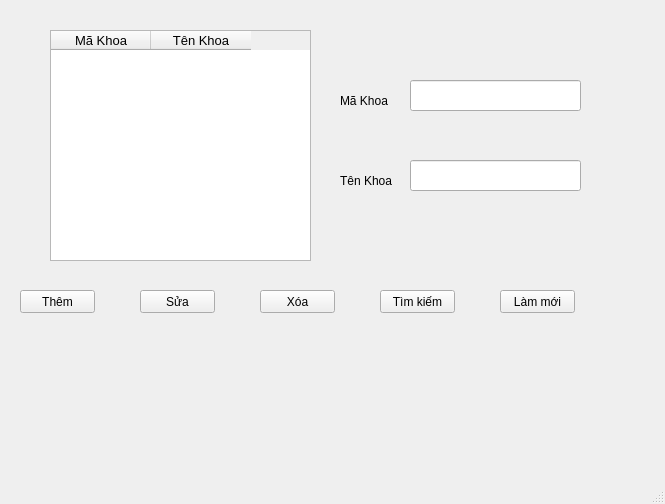
<?xml version="1.0" encoding="UTF-8"?>
<ui version="4.0">
 <class>QuanLyKhoa</class>
 <widget class="QMainWindow" name="QuanLyKhoa">
  <property name="geometry">
   <rect>
    <x>0</x>
    <y>0</y>
    <width>665</width>
    <height>504</height>
   </rect>
  </property>
  <property name="windowTitle">
   <string>QuanLyKhoa</string>
  </property>
  <widget class="QWidget" name="centralwidget">
   <widget class="QPushButton" name="btnTimkiem">
    <property name="geometry">
     <rect>
      <x>380</x>
      <y>290</y>
      <width>75</width>
      <height>23</height>
     </rect>
    </property>
    <property name="text">
     <string>Tìm kiếm</string>
    </property>
   </widget>
   <widget class="QPushButton" name="btnThem">
    <property name="geometry">
     <rect>
      <x>20</x>
      <y>290</y>
      <width>75</width>
      <height>23</height>
     </rect>
    </property>
    <property name="text">
     <string>Thêm</string>
    </property>
   </widget>
   <widget class="QLabel" name="label_3">
    <property name="geometry">
     <rect>
      <x>340</x>
      <y>170</y>
      <width>81</width>
      <height>21</height>
     </rect>
    </property>
    <property name="text">
     <string>Tên Khoa</string>
    </property>
   </widget>
   <widget class="QLineEdit" name="lineEditMakhoa">
    <property name="geometry">
     <rect>
      <x>410</x>
      <y>80</y>
      <width>171</width>
      <height>31</height>
     </rect>
    </property>
   </widget>
   <widget class="QPushButton" name="btnXoa">
    <property name="geometry">
     <rect>
      <x>260</x>
      <y>290</y>
      <width>75</width>
      <height>23</height>
     </rect>
    </property>
    <property name="text">
     <string>Xóa</string>
    </property>
   </widget>
   <widget class="QTableWidget" name="tableKhoa">
    <property name="geometry">
     <rect>
      <x>50</x>
      <y>30</y>
      <width>261</width>
      <height>231</height>
     </rect>
    </property>
    <column>
     <property name="text">
      <string>Mã Khoa</string>
     </property>
     <property name="font">
      <font>
       <pointsize>10</pointsize>
      </font>
     </property>
     <property name="textAlignment">
      <set>AlignCenter</set>
     </property>
    </column>
    <column>
     <property name="text">
      <string>Tên Khoa</string>
     </property>
     <property name="font">
      <font>
       <pointsize>10</pointsize>
      </font>
     </property>
     <property name="textAlignment">
      <set>AlignCenter</set>
     </property>
    </column>
   </widget>
   <widget class="QPushButton" name="btnSua">
    <property name="geometry">
     <rect>
      <x>140</x>
      <y>290</y>
      <width>75</width>
      <height>23</height>
     </rect>
    </property>
    <property name="text">
     <string>Sửa</string>
    </property>
   </widget>
   <widget class="QPushButton" name="btnLammoi">
    <property name="geometry">
     <rect>
      <x>500</x>
      <y>290</y>
      <width>75</width>
      <height>23</height>
     </rect>
    </property>
    <property name="text">
     <string>Làm mới</string>
    </property>
   </widget>
   <widget class="QLabel" name="label">
    <property name="geometry">
     <rect>
      <x>340</x>
      <y>90</y>
      <width>81</width>
      <height>21</height>
     </rect>
    </property>
    <property name="text">
     <string>Mã Khoa</string>
    </property>
   </widget>
   <widget class="QLineEdit" name="lineEditTenkhoa">
    <property name="geometry">
     <rect>
      <x>410</x>
      <y>160</y>
      <width>171</width>
      <height>31</height>
     </rect>
    </property>
   </widget>
  </widget>
  <widget class="QMenuBar" name="menubar">
   <property name="geometry">
    <rect>
     <x>0</x>
     <y>0</y>
     <width>665</width>
     <height>21</height>
    </rect>
   </property>
  </widget>
  <widget class="QStatusBar" name="statusbar"/>
 </widget>
 <resources/>
 <connections/>
</ui>
